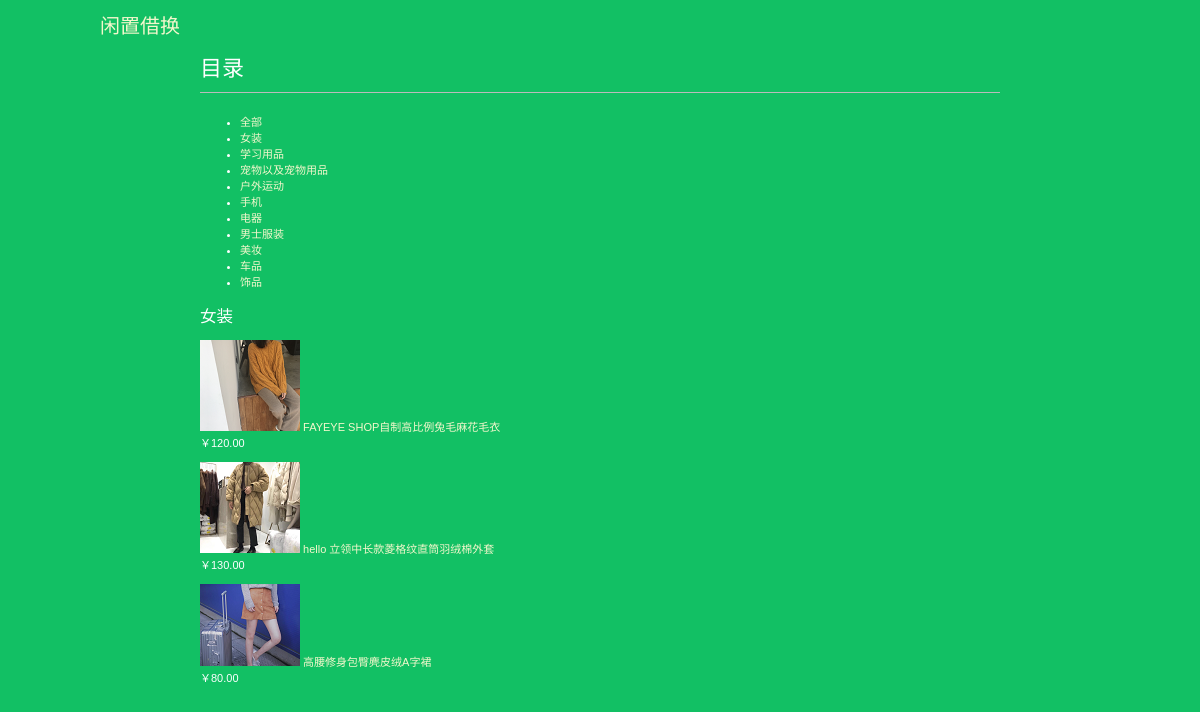
Screenshot of /women-clothes/ with the database file from the repository.
### shop/models.py (models this page shows, shortened)
class Category(models.Model):
    name = models.CharField(max_length=200,
							      db_index=True)
    slug = models.SlugField(max_length=200,
	                        db_index=True,
							       unique=True)
    class Meta:
        ordering = ('name',)
        verbose_name = 'category'
        verbose_name_plural = 'categories'
    def get_absolute_url(self):
        return reverse('shop:product_list_by_category',
                        args=[self.slug])

class Product(models.Model):
    category = models.ForeignKey(Category,
                                 related_name='products')
    name = models.CharField(max_length=200, db_index=True)
    slug = models.SlugField(max_length=200, db_index=True)
    img = models.ImageField(upload_to='products/',blank=True)
    description = models.TextField(blank=True)
    img=models.ImageField(upload_to='static/img_path/%Y/%m/%d',blank=True)
    price = models.DecimalField(max_digits=10, decimal_places=2)
    stock = models.PositiveIntegerField()
    available = models.BooleanField(default=True)
    created = models.DateTimeField(auto_now_add=True)
    updated = models.DateTimeField(auto_now=True)
    class Meta:
        ordering = ('name',)
        index_together = (('id', 'slug'),)
    def get_absolute_url(self):
        return reverse('shop:product_detail',
            args=[self.id, self.slug])

### shop/views.py (the view)
def product_list(request, category_slug=None):
    category = None
    categories = Category.objects.all()
    products = Product.objects.filter(available=True)
    if category_slug:
        category = get_object_or_404(Category, slug=category_slug)
        products = products.filter(category=category)
    return render(request,
                  'shop/product/list.html',
                  {'category': category,
                  'categories': categories,
                  'products': products})

### cart/context_processors.py (called while the page is built)
def cart(request):
    return {'cart': Cart(request)}

### shop/templates/shop/product/list.html (shortened to what this page needs)
{% extends "shop/base.html" %}
{% load static %}
{% block content %}
    <div id="sidebar">
        <h1>目录</h1>
        <ul>
            <li {% if not category %}class="selected"{% endif %}>
                <a href="{% url "shop:product_list" %}">全部</a>
            </li>
        {% for c in categories %}
            <li {% if category.slug == c.slug %}class="selected"{% endif %}>
                <a href="{{ c.get_absolute_url }}">{{ c.name }}</a>
            </li>
        {% endfor %}
        </ul>
    </div>
    <div id="main" class="product-list">
        <h2>{% if category %}{{ category.name }}{% else %}产品{% endif %}</h2>
        {% for product in products %}
            <div class="item">
                <a href="{{ product.get_absolute_url }}">
                    <img src="{% if product.img %}{{ product.img.url }}{% else %}{% static "img/no_image.png" %}{% endif %}">
                </a>
                <a href="{{ product.get_absolute_url }}">{{ product.name }}</a><br/>
                 ￥{{ product.price }}<br/><Br/>
            </div>
        {% endfor %}
    </div>
{% endblock %}

### account/static/css/base.css (style rules this page uses)
body { margin:0; padding:0; font-family:helvetica, sans-serif; background:#12c064; }
a { color:#12c064; text-decoration:none; }
h1, h2, h3, h4, h5 , h6 { font-family: 'Muli', sans-serif; font-weight:normal; }
h1 { border-bottom:1px solid #bbb; padding:0 0 10px 0; margin:10px 0 20px 0; }
h2 { float:center margin:30px 0 20px; }
#header a { color:#f3f7cc; }

### rows the page displays
Category: name "女装"
Category: name "学习用品"
Category: name "宠物以及宠物用品"
Category: name "户外运动"
Category: name "手机"
Category: name "电器"
Category: name "男士服装"
Category: name "美妆"
Category: name "车品"
Category: name "饰品"
Product: img (picture), name "FAYEYE SHOP自制高比例兔毛麻花毛衣", price "120.00"
Product: img (picture), name "hello 立领中长款菱格纹直筒羽绒棉外套", price "130.00"
Product: img (picture), name "高腰修身包臀麂皮绒A字裙", price "80.00"
